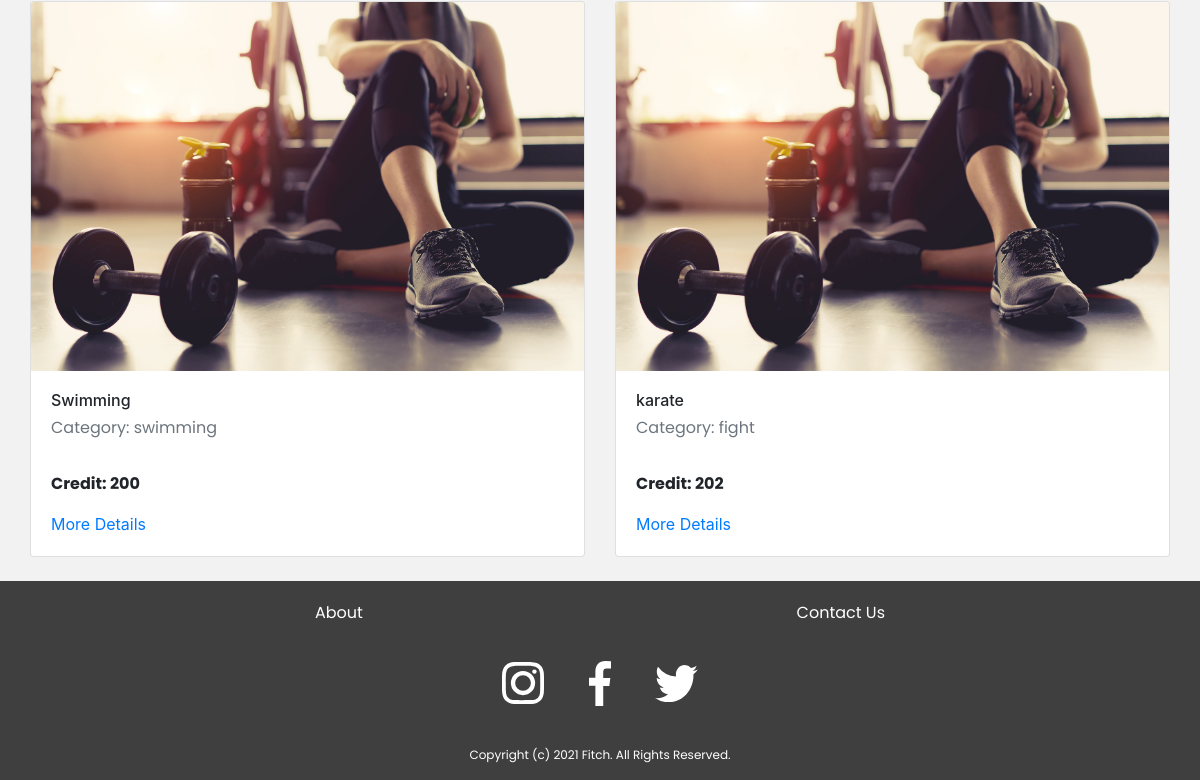
The page /Activity/allactivity (lower part) on the database as committed earlier.
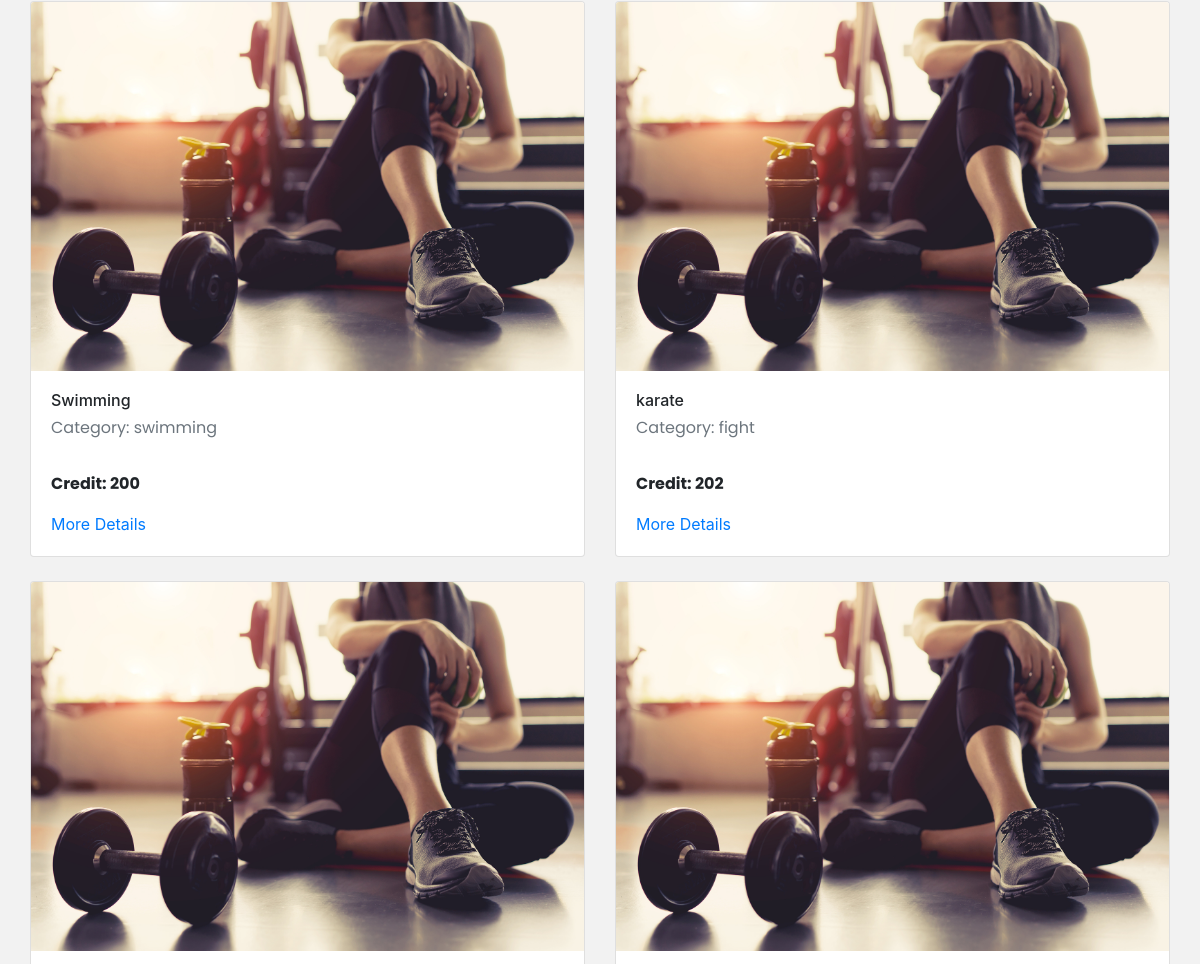
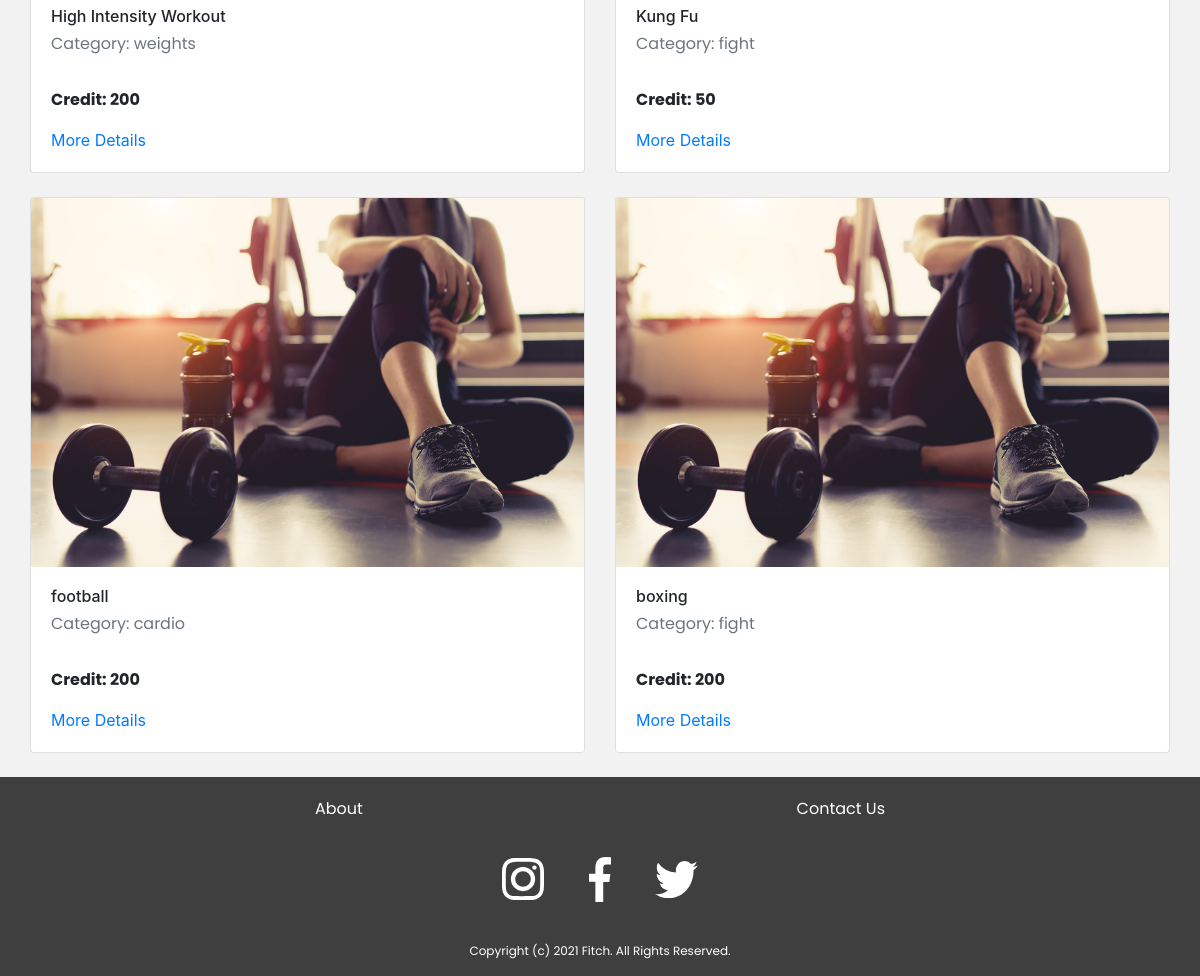
The same page on the database as committed later (2 pictures, top to bottom).
### tables this page shows
CREATE TABLE `gym_activity` (
  `id` int(20) NOT NULL,
  `gym_id` int(20) NOT NULL,
  `activity_name` varchar(255) NOT NULL,
  `category` varchar(255) NOT NULL,
  `sessions_per_week` varchar(255) NOT NULL,
  `max_capacity` int(20) NOT NULL,
  `credit` int(20) NOT NULL,
  `description` varchar(255) NOT NULL,
  `status` int(20) NOT NULL
);

### app/controllers/Activity.php (called while the page is built, shortened)
<?php
class Activity extends Controller
{
    public function __construct()
    {
        $this->activityModel = $this->model('ActivityModel');
    }
    public function allactivity($data = NULL)
    {
        $activity = $this->activityModel->fetchActiveActivity();
        if ($activity != NULL) {
            $data['gym_activity'] = $activity;
        }
        $this->view('Landing/activities', $data);
    }
}

### app/libraries/Core.php (called while the page is built, shortened)
<?php
  class Core {
    protected $currentMethod = 'index';
    public function __construct(){
      $url = $this->getUrl();
      if(file_exists('../app/controllers/' . ucwords($url[0]). '.php')){
        unset($url[0]);
      }
      $this->currentController = new $this->currentController;
      if(isset($url[1])){
        if(method_exists($this->currentController, $url[1])){
          $this->currentMethod = $url[1];
          unset($url[1]);
        }
      }
      $this->params = $url ? array_values($url) : [];
      call_user_func_array([$this->currentController, $this->currentMethod], $this->params);
    }
    public function getUrl(){
      if(isset($_GET['url'])){
        $url = rtrim($_GET['url'], '/');
        $url = filter_var($url, FILTER_SANITIZE_URL);
        $url = explode('/', $url);
        return $url;
      }
    }
  }

### public/index.php (called while the page is built, shortened)
<?php
  $init = new Core;

### app/libraries/Database.php (called while the page is built, shortened)
<?php
  class Database {
    private $host = DB_HOST;
    private $user = DB_USER;
    private $pass = DB_PASS;
    private $dbname = DB_NAME;
    private $dbh;
    private $stmt;
    public function __construct(){
      $dsn = 'mysql:host=' . $this->host . ';dbname=' . $this->dbname;
      $options = array(
        PDO::ATTR_PERSISTENT => true,
        PDO::ATTR_ERRMODE => PDO::ERRMODE_EXCEPTION
      );
      try{
        $this->dbh = new PDO($dsn, $this->user, $this->pass, $options);
      } catch(PDOException $e){
        $this->error = $e->getMessage();
        echo $this->error;
      }
    }
    public function query($sql){
      $this->stmt = $this->dbh->prepare($sql);
    }
    public function bind($param, $value, $type = null){
      if(is_null($type)){
        switch(true){
          case is_int($value):
            $type = PDO::PARAM_INT;
            break;
        }
      }
      $this->stmt->bindValue($param, $value, $type);
    }
    public function execute(){
      return $this->stmt->execute();
    }
    public function resultSet(){
      $this->execute();
      return $this->stmt->fetchAll(PDO::FETCH_OBJ);
    }
  }

### app/models/ActivityModel.php (called while the page is built, shortened)
<?php
class ActivityModel
{
  private $db;
  public function __construct()
  {
    $this->db = new Database;
  }
  public function fetchActiveActivity()
  {
    $this->db->query('SELECT * FROM gym_activity WHERE status = :status');
    $this->db->bind(':status', 1);
    $row = $this->db->resultSet();
    if ($this->db->rowCount() > 0) {
      return $row;
    }
  }
}

### app/views/Landing/activities.php (the view, shortened to what this page needs)
<?php require APPROOT . '/views/inc/header.php'; ?>
<div class="container">
    <div class="row">
        <?php
        if (!empty($data['gym_activity'])) {
            foreach ($data['gym_activity'] as $activity) {
                echo '<div class = "col-6">';
                echo '<div class="card mt-4 " style="width: auto;">';
                echo '<img class="card-img-top" src="' . URLROOT . '/images/gym1.jpg" alt="Card image cap">';
                echo '<div class="card-body rounded-pill">';
                echo '<h6 class="card-title">' . $activity->activity_name . '</h6>';
                echo '<p class="card-subtitle mb-2 text-muted">Category: ' . $activity->category . '</p>';
                echo '<p><b>Credit: ' . $activity->credit . '</b></p>';
                echo '<a href="' . URLROOT . '/Activity/activitydetails/' . $activity->id . '/' . $activity->gym_id . '" class="card-link">More Details</a>';
                echo '</div>';
                echo '</div>';
                echo '</div>';
            }
        } else {
            echo "No Gym activity please check back later!";
        }
        ?>
    </div>
</div>
<br>
<?php require APPROOT . '/views/inc/footer.php'; ?>

Rows that differ between the two databases and show on the page:
now on this page (row edited): gym_activity: activity_name "High Intensity Workout", category "weights", credit "200"
added gym_activity: activity_name "Kung Fu", category "fight", credit "50"
added gym_activity: activity_name "football", category "cardio", credit "200"
added gym_activity: activity_name "boxing", category "fight", credit "200"
